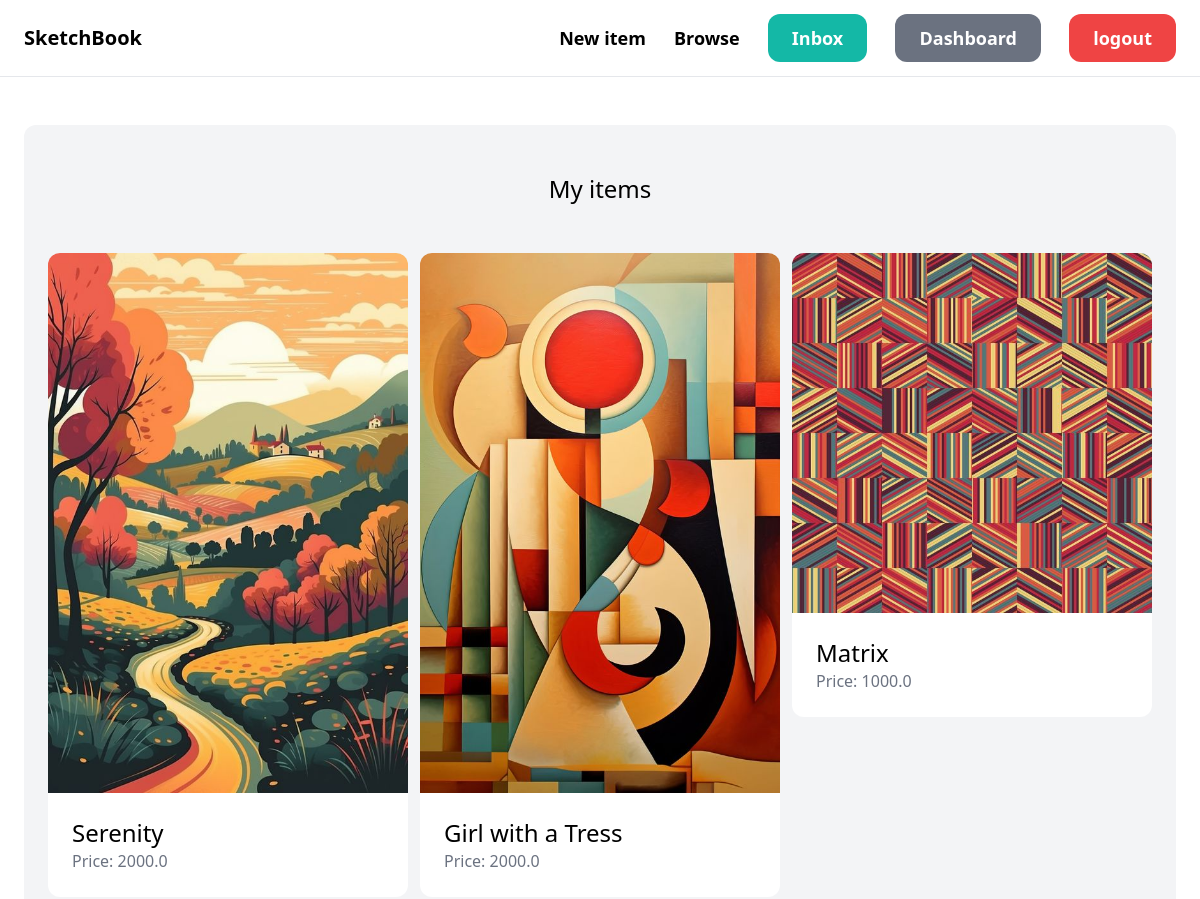
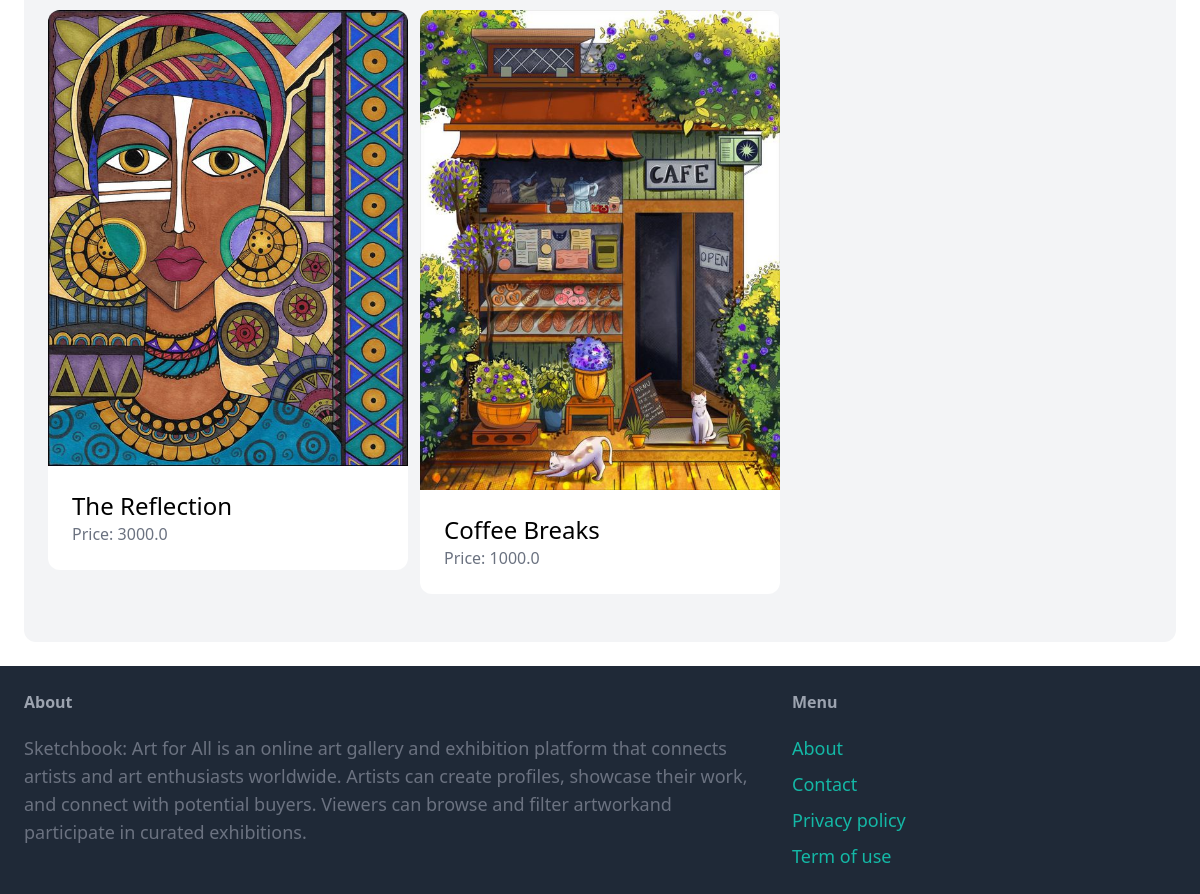
The app's page /dashboard/ (signed in) with its own data (2 pictures, top to bottom).
### item/models.py (models this page shows, shortened)
class Item(models.Model):
    category = models.ForeignKey(Category, related_name='items', on_delete=models.CASCADE)
    name = models.CharField(max_length=255)
    description = models.TextField(blank=True, null=True)
    price = models.FloatField()
    image = models.ImageField(upload_to='item_images', blank=True, null=True)
    is_sold = models.BooleanField(default=False)
    created_by = models.ForeignKey(User, related_name='items', on_delete=models.CASCADE)
    created_at = models.DateTimeField(auto_now_add=True)

### dashboard/views.py (the view)
# urls.py: path('', views.index, name='index'),
@login_required
def index(request):
    items = Item.objects.filter(created_by=request.user)
    return render(request, 'dashboard/index.html', {
        'items': items,
    })

### dashboard/templates/dashboard/index.html (shortened to what this page needs)
{% extends 'core/base.html' %}
{% block content %}
    <div class="mt-6 px-6 py-12 bg-gray-100 rounded-xl">
        <h2 class="mb-12 text-2xl text-center">My items</h2>
        <div class="grid grid-cols-3 gap-3">
            {% for item in items %}
                <div>
                    <a href="{% url 'item:detail' item.id %}">
                        <div>
                            <img src="{{ item.image.url }}" class="rounded-t-xl">
                        </div>
                        <div class="p-6 bg-white rounded-b-xl">
                            <h2 class="text-2xl">{{ item.name }}</h2>
                            <p class="text-gray-500">Price: {{ item.price }}</p>
                        </div>
                    </a>
                </div>
            {% endfor %}
        </div>
    </div>
{% endblock %}

### records on screen
Item: image (picture), name "Serenity", price "2000.0"
Item: image (picture), name "Girl with a Tress", price "2000.0"
Item: image (picture), name "Matrix", price "1000.0"
Item: image (picture), name "The Reflection", price "3000.0"
Item: image (picture), name "Coffee Breaks", price "1000.0"
